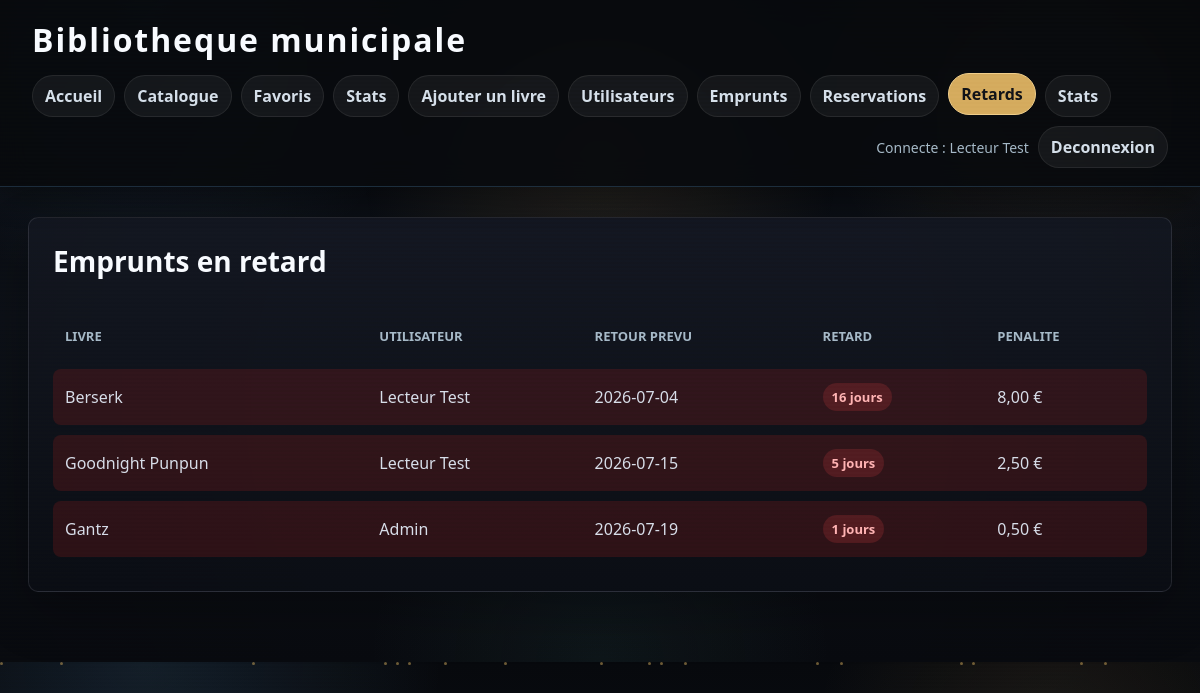
Page /retards.php (signed in) on the committed database.
### tables this page shows
CREATE TABLE emprunts (
    id INT AUTO_INCREMENT PRIMARY KEY,
    livre_id INT NOT NULL,
    utilisateur_id INT NOT NULL,
    date_emprunt DATE NOT NULL,
    date_retour_prevue DATE NOT NULL,
    date_retour_effective DATE NULL,
    statut VARCHAR(30) NOT NULL DEFAULT 'en_cours',
    FOREIGN KEY (livre_id) REFERENCES livres(id),
    FOREIGN KEY (utilisateur_id) REFERENCES utilisateurs(id)
);

CREATE TABLE livres (
    id INT AUTO_INCREMENT PRIMARY KEY,
    titre VARCHAR(200) NOT NULL,
    auteur VARCHAR(150) NOT NULL,
    isbn VARCHAR(30) NOT NULL UNIQUE,
    annee_publication INT NULL,
    resume TEXT,
    categorie_id INT,
    disponible TINYINT(1) NOT NULL DEFAULT 1,
    couverture VARCHAR(255) NULL,
    FOREIGN KEY (categorie_id) REFERENCES categories(id)
);

CREATE TABLE utilisateurs (
    id INT AUTO_INCREMENT PRIMARY KEY,
    nom VARCHAR(100) NOT NULL,
    email VARCHAR(150) NOT NULL UNIQUE,
    mot_de_passe VARCHAR(255) NOT NULL,
    actif TINYINT(1) NOT NULL DEFAULT 1
);

### public/retards.php (the view, shortened to what this page needs)
<?php
$pdo = connexionBDD();
$sql = "SELECT emprunts.*, livres.titre, utilisateurs.nom, DATEDIFF(CURDATE(), emprunts.date_retour_prevue) AS jours_retard
        FROM emprunts
        INNER JOIN livres ON emprunts.livre_id = livres.id
        INNER JOIN utilisateurs ON emprunts.utilisateur_id = utilisateurs.id
        WHERE emprunts.statut = 'en_cours' AND emprunts.date_retour_prevue < CURDATE()
        ORDER BY jours_retard DESC";
$retards = $pdo->query($sql)->fetchAll(PDO::FETCH_ASSOC);
include __DIR__ . '/../templates/header.php';
?>
<section class="bloc">
    <h2>Emprunts en retard</h2>
    <?php if (count($retards) === 0): ?>
        <p>Aucun retard.</p>
    <?php else: ?>
        <table>
            <thead>
                <tr>
                    <th>Livre</th>
                    <th>Utilisateur</th>
                    <th>Retour prevu</th>
                    <th>Retard</th>
                    <th>Penalite</th>
                </tr>
            </thead>
            <tbody>
                <?php foreach ($retards as $retard): ?>
                    <?php $penalite = (int) $retard['jours_retard'] * 0.5; ?>
                    <tr class="ligne-retard">
                        <td data-label="Livre"><?= htmlspecialchars($retard['titre']) ?></td>
                        <td data-label="Utilisateur"><?= htmlspecialchars($retard['nom']) ?></td>
                        <td data-label="Retour prevu"><?= htmlspecialchars($retard['date_retour_prevue']) ?></td>
                        <td data-label="Retard"><span class="indisponible"><?= (int) $retard['jours_retard'] ?> jours</span></td>
                        <td data-label="Penalite"><?= number_format($penalite, 2, ',', ' ') ?> €</td>
                    </tr>
                <?php endforeach; ?>
            </tbody>
        </table>
    <?php endif; ?>
</section>
<?php include __DIR__ . '/../templates/footer.php'; ?>

### public/assets/css/style.css (style rules this page uses)
* { box-sizing: border-box; }
html { scroll-behavior: smooth; }
body { margin: 0; font-family: "Segoe UI", Arial, Helvetica, sans-serif; background: radial-gradient(circle at 12% 0%, rgba(116, 192, 252, 0.12), transparent 24%), radial-gradient(circle at 88% 12%, rgba(214, 173, 96, 0.1), transparent 20%), radial-gradient(circle at 50% 100%, rgba(79, 157, 143, 0.08), transparent 26%), linear-gradient(180deg, #07090d 0%, #0d1118 48%, #090b10 100%); color: #d8dee9; --souris-x: 50%; --souris-y: 20%; }
body::before { content: ""; position: fixed; inset: 0; pointer-events: none; background: radial-gradient(circle at var(--souris-x) var(--souris-y), rgba(214, 173, 96, 0.12), transparent 240px); z-index: -1; }
body::after { content: ""; position: fixed; inset: 0; pointer-events: none; background: linear-gradient(rgba(255, 255, 255, 0.035) 50%, rgba(0, 0, 0, 0.09) 50%), radial-gradient(circle at center, transparent 48%, rgba(0, 0, 0, 0.24) 100%); background-size: 100% 4px, 100% 100%; opacity: 0.28; mix-blend-mode: soft-light; z-index: 90; animation: crtFlicker 2.8s infinite; }
.bloc { background: linear-gradient(180deg, rgba(20, 24, 33, 0.98), rgba(11, 14, 20, 0.98)), #141821; padding: 24px; border: 1px solid rgba(216, 222, 233, 0.12); border-radius: 10px; box-shadow: 0 20px 50px rgba(0, 0, 0, 0.25); }
h2 { margin-top: 0; color: #f8fbff; font-size: 28px; }
table { width: 100%; border-collapse: separate; border-spacing: 0 10px; margin-top: 20px; }
th, td { padding: 14px 12px; text-align: left; vertical-align: middle; }
th { color: #a7bac8; font-size: 13px; text-transform: uppercase; }
tbody tr { background: rgba(15, 23, 42, 0.86); border: 1px solid rgba(148, 163, 184, 0.12); transition: transform 0.18s ease, background 0.18s ease, box-shadow 0.18s ease; }
td:first-child { border-radius: 8px 0 0 8px; }
td:last-child { border-radius: 0 8px 8px 0; }
.revele { opacity: 0; transform: translateY(14px); transition: opacity 0.45s ease, transform 0.45s ease; }
.revele.visible { opacity: 1; transform: translateY(0); }
.disponible, .indisponible { display: inline-block; padding: 5px 9px; border-radius: 999px; font-size: 13px; font-weight: bold; }
.indisponible { color: #ffb4b4; background: rgba(239, 68, 68, 0.18); }
.ligne-retard { background: rgba(127, 29, 29, 0.3); }

### rows in the picture
emprunts: livre.titre "Berserk", utilisateur.nom "Lecteur Test", date_retour_prevue "2026-07-04", jours_retard "16", penalite "8,00"
emprunts: livre.titre "Goodnight Punpun", utilisateur.nom "Lecteur Test", date_retour_prevue "2026-07-15", jours_retard "5", penalite "2,50"
emprunts: livre.titre "Gantz", utilisateur.nom "Admin", date_retour_prevue "2026-07-19", jours_retard "1", penalite "0,50"

### other values in the picture
nomUtilisateur() "Lecteur Test"
